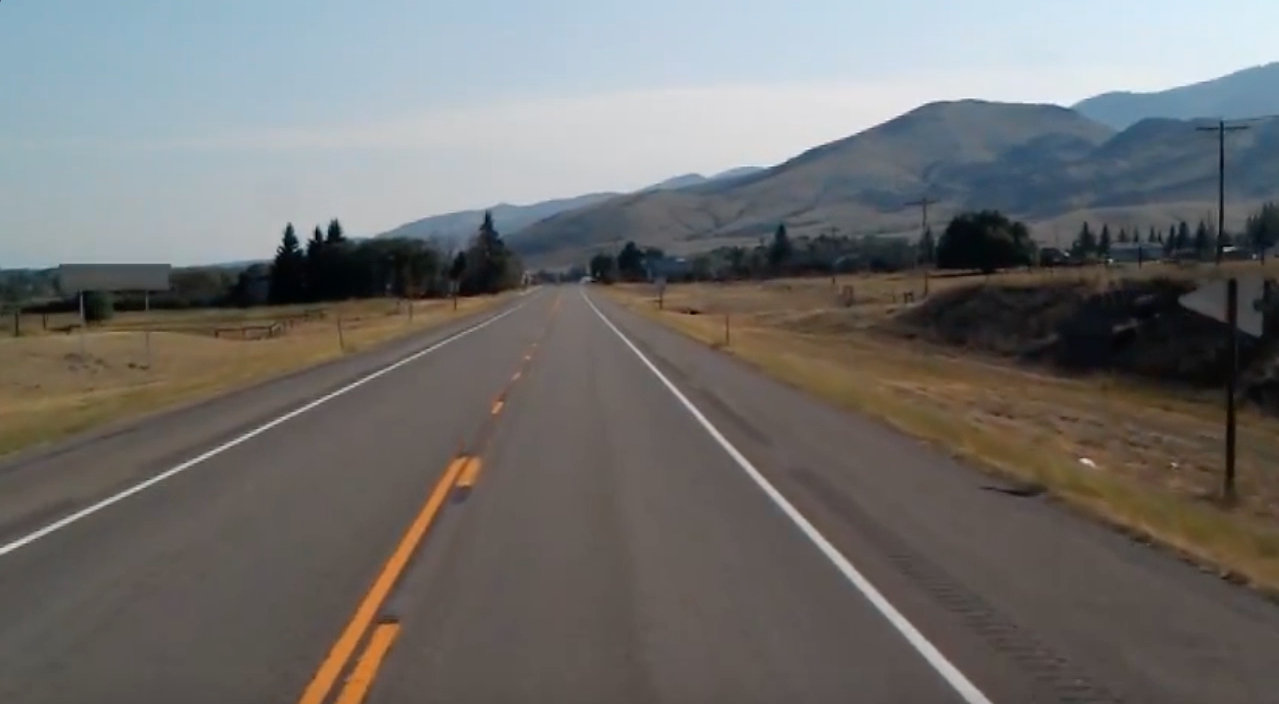
#> input picture test_image.jpg, 1279 x 704 px
$ python lanes.py
#> lines starting #> are read from the running program, lines starting #| are printed output that depends on the picture; after the words box and inside, x2 and y2 are one past the last pixel; in counts of white or black regions, pixels touching at a corner belong together; pictures that were not available may be replaced by others from this repository, and a replacement may not be noted
import cv2
import numpy as np
import matplotlib.pyplot as plt


def make_coordinates(image, line_parameters):
    slope, intercept = line_parameters
    # print(image.shape)
    # return

    y1 = image.shape[0]
    y2 = int(y1 * (3 / 5))

    x1 = int((y1 - intercept) / slope)
    x2 = int((y2 - intercept) / slope)

    return np.array([x1, y1, x2, y2])


def average_slope_intercept(image, lines):
    left_fit = []
    right_fit = []

    for line in lines:
        x1, y1, x2, y2 = line.reshape(4)
        parameters = np.polyfit((x1, x2), (y1, y2), 1)
        # print(parameters)
        slope = parameters[0]
        intercept = parameters[1]
        if(slope < 0):
            left_fit.append((slope, intercept))
        else:
            right_fit.append((slope, intercept))
    # print(left_fit)
    # print(right_fit)
    left_fit_average = np.average(left_fit, axis=0)
    right_fit_average = np.average(right_fit, axis=0)
    left_line = make_coordinates(image, left_fit_average)
    right_line = make_coordinates(image, right_fit_average)
    return np.array([left_line, right_line])


def canny(image):
    gray = cv2.cvtColor(image, cv2.COLOR_RGB2GRAY)

    blur = cv2.GaussianBlur(gray, (5, 5), 0)

    canny = cv2.Canny(blur, 50, 150)  # identify strongest gradients

    return canny


def region_of_intrest(image):

    height = image.shape[0]
    # (550, 250), (200, bottom), (1100, bottom)
    polygons = np.array([
        [(200, height), (1100, height), (550, 250)]
    ])
    # triangle = np.array([(200, height), (1100, height), (550, 250)])
    mask = np.zeros_like(image)  # creates a black(0) image same as canny image
    cv2.fillPoly(mask, polygons, 255)
    # return mask
    masked_image = cv2.bitwise_and(image, mask)
    return masked_image


def display_lines(image, lines):
    line_image = np.zeros_like(image)
    if lines is not None:
        for x1, y1, x2, y2 in lines:
            cv2.line(line_image, (x1, y1), (x2, y2), (255, 0, 0), 10)

    return line_image


image = cv2.imread("test_image.jpg")
#> image is the input picture: shape (704, 1279, 3); mean B, G, R 109.7, 111.3, 112.3

lane_image = np.copy(image)  # different from image

canny_image = canny(lane_image)
#> in canny, `canny = cv2.Canny(blur, 50, 150)`:
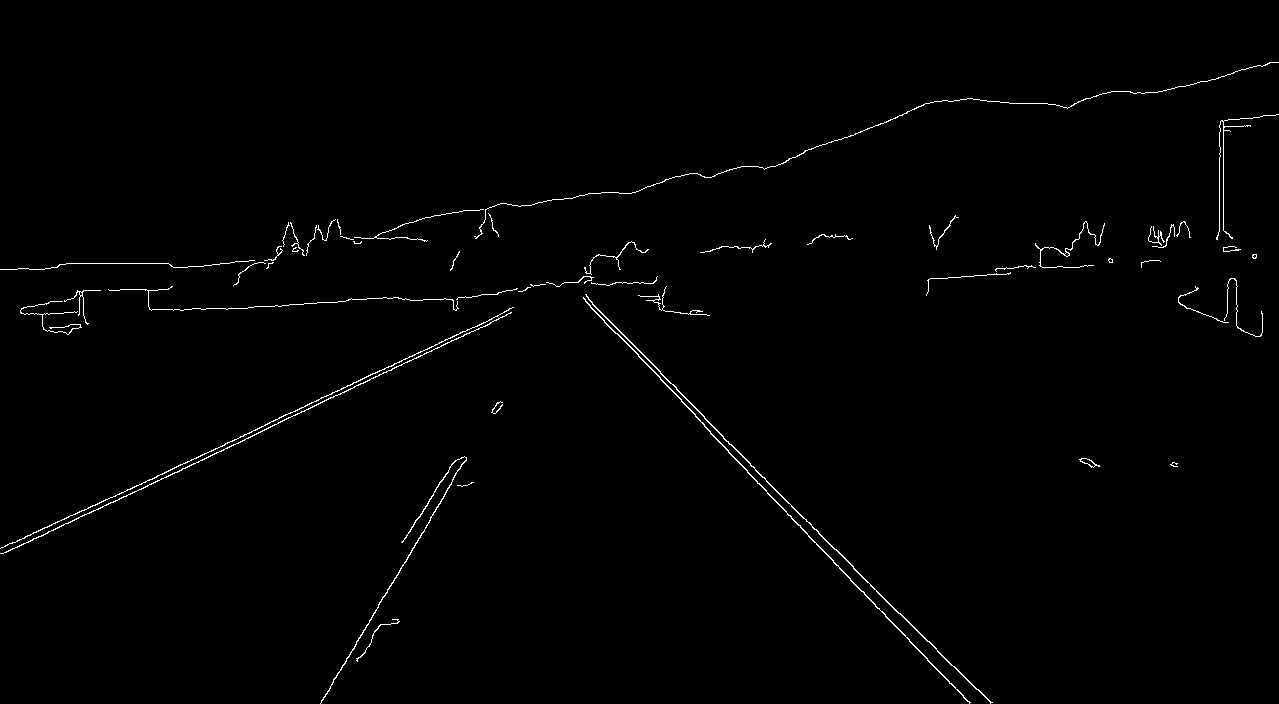
#> canny: shape (704, 1279); 0.91% white in thin lines or dots
# cv2.imshow('result', canny)
# cv2.waitKey(0)

# cv2.imshow("result", region_of_intrest(canny)) # for showing just triangular mask

cropped_image = region_of_intrest(canny_image)
#> in region_of_intrest, `cv2.fillPoly(mask, polygons, 255)`: mask: shape (704, 1279); 22.7% white; 1 white region, box (x1, y1, x2, y2) and area: (200, 250, 1100, 704) 204575
#> in region_of_intrest, `masked_image = cv2.bitwise_and(image, mask)`:
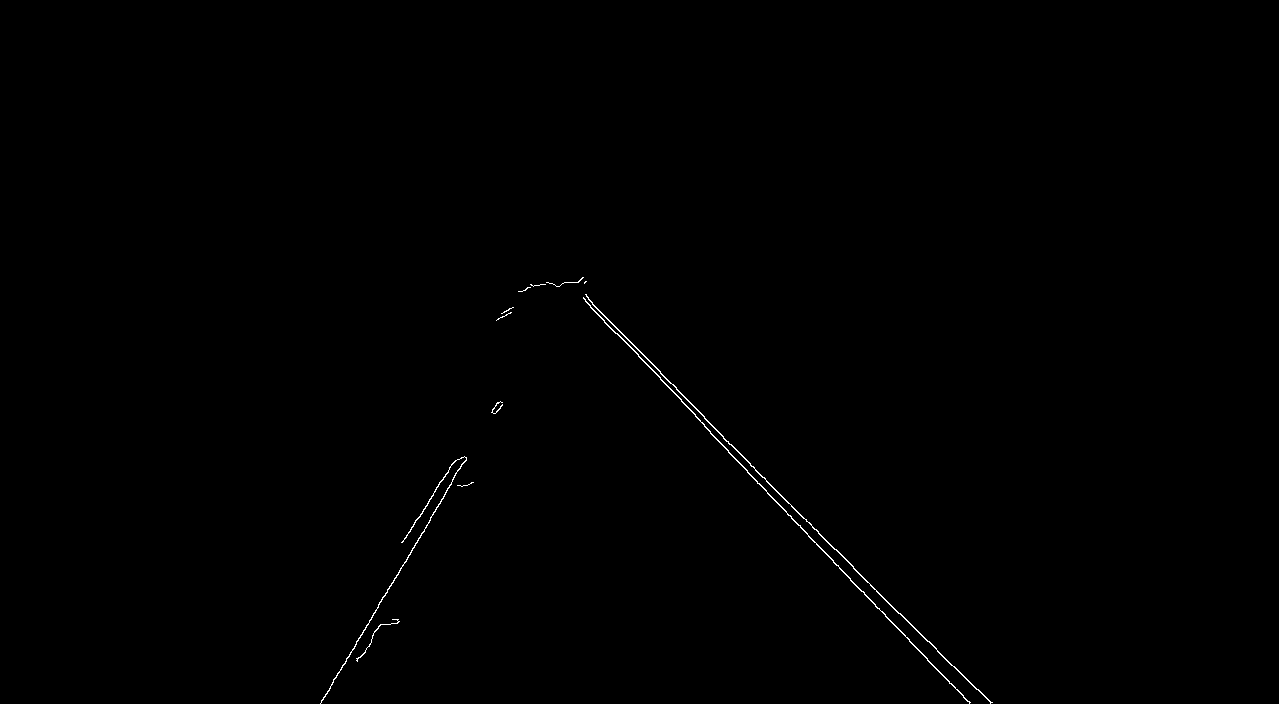
#> masked_image: shape (704, 1279); 0.26% white in thin lines or dots, all inside (x1, y1, x2, y2) = (320, 277, 993, 704)
# large bin less precision, sufficently small should be used
lines = cv2.HoughLinesP(cropped_image, 2, np.pi / 180,
                        100, np.array([]), minLineLength=40, maxLineGap=5)
#> lines = 13 rows, first 6: [704, 418, 927, 641], [704, 426, 791, 516], [320, 703, 445, 494], [585, 301, 663, 381], [630, 341, 670, 383], [794, 520, 861, 591]

averaged_lines = average_slope_intercept(lane_image, lines)
#> the loop in average_slope_intercept, `for line in lines:` made 13 passes
#> (x1, y1, x2, y2, slope, intercept) on passes 1 to 12: (704, 418, 927, 641, 1, -286), (704, 426, 791, 516, 1.03, -302.3), (320, 703, 445, 494, -1.67, 1238), (585, 301, 663, 381, 1.03, -299), (630, 341, 670, 383, 1.05, -320.5), (794, 520, 861, 591, 1.06, -321.4), (659, 371, 704, 416, 1, -288), (870, 599, 939, 672, 1.06, -321.4), (767, 493, 807, 534, 1.03, -293.2), (423, 509, 454, 461, -1.55, 1164), (940, 653, 991, 702, 0.961, -250.1), (824, 551, 879, 609, 1.05, -317.9)
#> after the loop in average_slope_intercept, `for line in lines:`: left_fit = [(-1.67, 1238), (-1.55, 1164)]; right_fit = [(1, -286), (1.03, -302.3), (1.03, -299), (1.05, -320.5), (1.06, -321.4), (1, -288), (1.06, -321.4), (1.03, -293.2), (0.961, -250.1), (1.05, -317.9), (1, -287)]
#> in average_slope_intercept, `left_fit_average = np.average(left_fit, axis=0)`: left_fit_average = [-1.61, 1201]
#> in average_slope_intercept, `right_fit_average = np.average(right_fit, axis=0)`: right_fit_average = [1.02, -298.8]
#> in make_coordinates, `slope, intercept = line_parameters`: slope = -1.61; intercept = 1201
#> in make_coordinates, `x1 = int((y1 - intercept) / slope)`: x1 = 308
#> in make_coordinates, `x2 = int((y2 - intercept) / slope)`: x2 = 483
#> in average_slope_intercept, `left_line = make_coordinates(image, left_fit_average)`: left_line = [308, 704, 483, 422]
#> in average_slope_intercept, `right_line = make_coordinates(image, right_fit_average)`: right_line = [978, 704, 703, 422]
#> averaged_lines = [[308, 704, 483, 422], [978, 704, 703, 422]]
line_image = display_lines(lane_image, averaged_lines)
#> the loop in display_lines, `for x1, y1, x2, y2 in lines:` made 2 passes

combo_image = cv2.addWeighted(lane_image, 0.8, line_image, 1, 1)
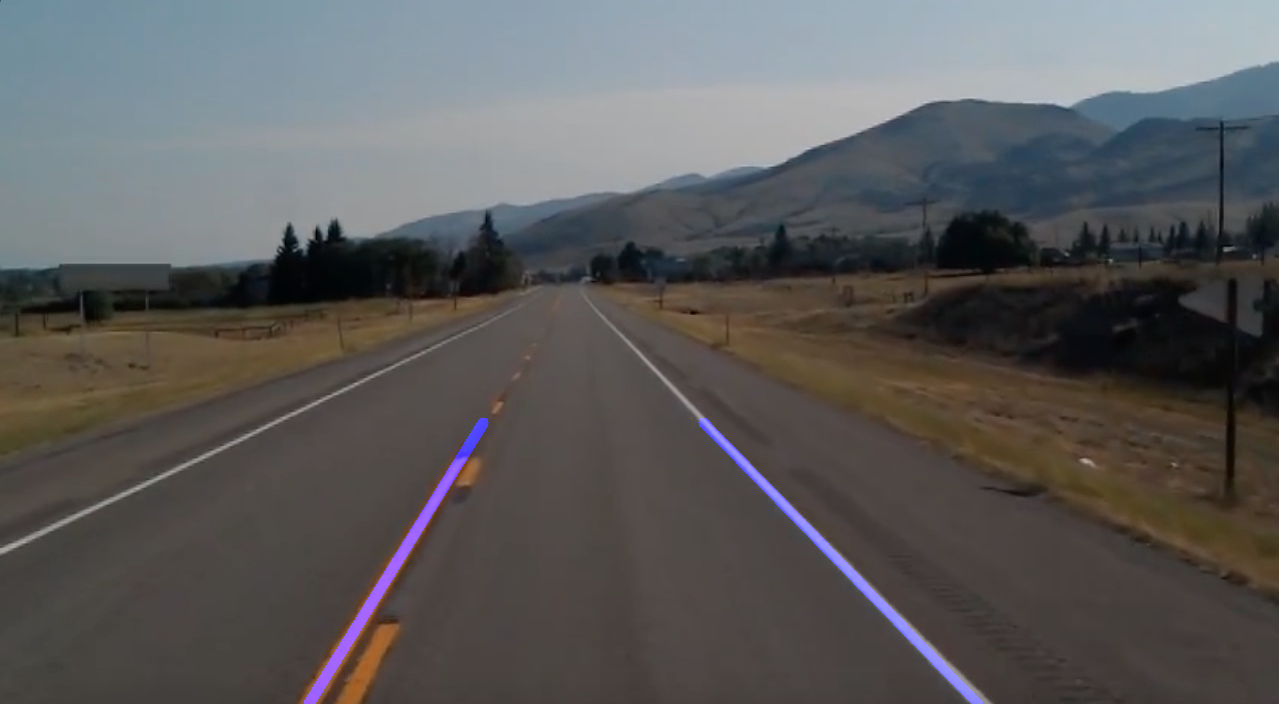
#> combo_image: shape (704, 1279, 3); mean B, G, R 90.1, 90, 90.8


# [8 lines of commented-out code are left out]


cap = cv2.VideoCapture("test2.mp4")

while(cap.isOpened()):
    _, frame = cap.read()
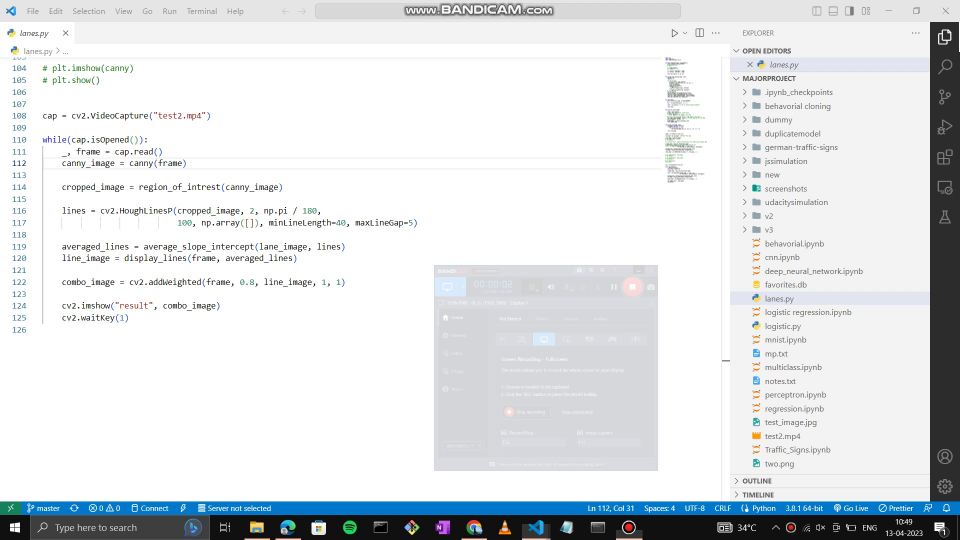
#> input picture frame 30 of MAJOR PROJECT/bandicam 2023-04-13 10-49-33-279.mp4, 1920 x 1080 px, given in place of test2.mp4, which was not available (shown at 1/2 size)
#> frame is the input picture: shape (1080, 1920, 3); mean B, G, R 227.9, 225.7, 222.7
    canny_image = canny(frame)
#> in canny (call 2), `canny = cv2.Canny(blur, 50, 150)`: canny: shape (1080, 1920); 3.4% white in thin lines or dots

    cropped_image = region_of_intrest(canny_image)
#> in region_of_intrest (call 2), `cv2.fillPoly(mask, polygons, 255)`: mask: shape (1080, 1920); 18.1% white; 1 white region, box (x1, y1, x2, y2) and area: (200, 250, 1101, 1080) 374330
#> in region_of_intrest (call 2), `masked_image = cv2.bitwise_and(image, mask)`:
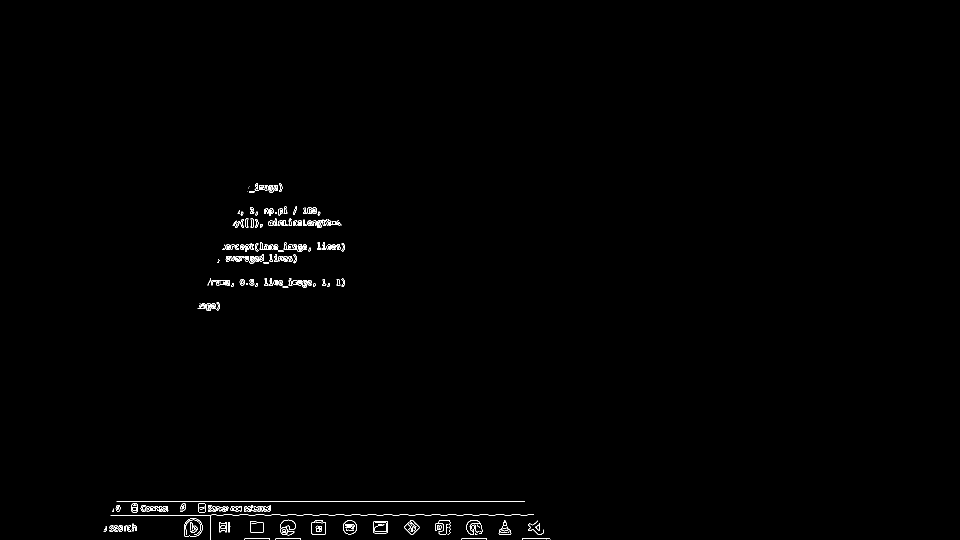
#> masked_image: shape (1080, 1920) (shown at 1/2 size); 0.51% white in thin lines or dots, all inside (x1, y1, x2, y2) = (207, 366, 1101, 1080)

    lines = cv2.HoughLinesP(cropped_image, 2, np.pi / 180,
                            100, np.array([]), minLineLength=40, maxLineGap=5)
#> lines = 46 rows, first 6: [233, 1002, 1049, 1002], [221, 1030, 422, 1030], [272, 1017, 335, 1018], [212, 1053, 272, 1053], [210, 1056, 257, 1056], [410, 1020, 490, 1020]

    averaged_lines = average_slope_intercept(lane_image, lines)
#> the loop in average_slope_intercept (call 2), `for line in lines:` made 46 passes
#> (x1, y1, x2, y2, slope, intercept) on passes 1 to 12: (233, 1002, 1049, 1002, 4.71e-17, 1002), (221, 1030, 422, 1030, 2.66e-16, 1030), (272, 1017, 335, 1018, 0.0159, 1012.7), (212, 1053, 272, 1053, 4.13e-15, 1053), (210, 1056, 257, 1056, -1.43e-15, 1056), (410, 1020, 490, 1020, 1.49e-15, 1020), (219, 1060, 273, 1060, -9.19e-16, 1060), (210, 1055, 257, 1055, 3.78e-15, 1055), (569, 492, 613, 492, 2.13e-15, 492), (282, 1018, 335, 1019, 0.0189, 1012.7), (419, 1018, 461, 1019, 0.0238, 1008), (223, 1059, 273, 1059, 1.24e-15, 1059)
#> averaged_lines = [[-52761391879542176, 704, 166043203856208096, 422], [-5000, 704, -24489, 422]]
#> the loop in display_lines, `for x1, y1, x2, y2 in lines:` made 1 pass
#> after the loop in display_lines, `for x1, y1, x2, y2 in lines:`: line_image: shape (1080, 1920, 3); every value is 0
#> (the run stopped early here; a loop or call above may not have finished)
